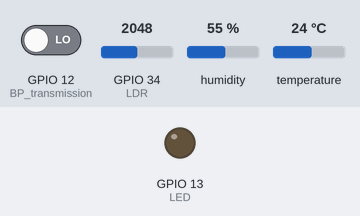
This program was run on a simulated ESP32. Shown: output pins drawn as LEDs (lit = HIGH). Dashed ring = blinking. The inputs (shaded band) are chosen by the test bench; at power-on: GPIO 12 (BP_transmission) LOW, GPIO 34 (LDR) = 2048, humidity 55 %, temperature 24 °C. WiFi joins after 1.5 s; servers stay silent unless stated; uploads are accepted with an empty reply; what the program prints to the serial monitor is not drawn.

Above: at 2.7 s.
2.8 s: GPIO 12 (BP_transmission) driven HIGH
At 3.09 s:
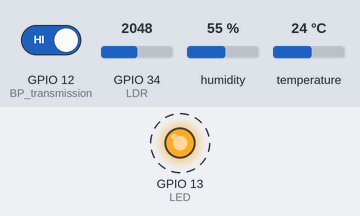
5.8 s: GPIO 12 (BP_transmission) driven LOW
At 7.4 s:
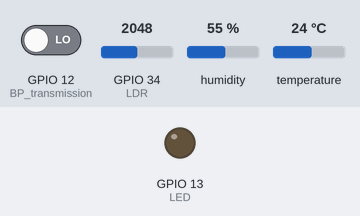
Timing chart, 0 to 8.9 s (numbered marks = the images above; inputs shaded):
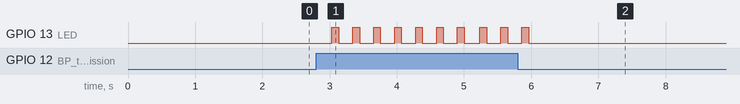

Measured:
- after the input at 2.8 s, GPIO 13 (LED): alternates HIGH for 0.10 s and LOW for 0.21 s, starting after 0.23 s
- after the input at 5.8 s, GPIO 13 (LED): goes on until 6.0 s, then stays LOW

The program:

main.cpp
```cpp
#include <WiFi.h>
#include <HTTPClient.h>
#include <FS.h>
#include <DHT.h>
#include <DHT_U.h>
#define DHT11PIN 26
#define LED 13
DHT dht(DHT11PIN, DHT11);
// Variable LDR, BP

#define LDR 34
#define BP_transmission 12
// prototype

void sendData(String params);

//parametre de connexion
const char *ssid = "LAPTOP_T";
const char *password = "TIMON123";
String GOOGLE_SCRIPT_ID = "AKfycbwsLcjwgWjdBf4OPZcWdkuR6wUbuui6iLykJHEgG75SVDgdXqlh-x7jmWwHyq1DbZJk";

const char * root_ca=\
"-----BEGIN CERTIFICATE-----\n" \
"MIIFVzCCAz+gAwIBAgINAgPlk28xsBNJiGuiFzANBgkqhkiG9w0BAQwFADBHMQsw\n" \
"CQYDVQQGEwJVUzEiMCAGA1UEChMZR29vZ2xlIFRydXN0IFNlcnZpY2VzIExMQzEU\n" \
"MBIGA1UEAxMLR1RTIFJvb3QgUjEwHhcNMTYwNjIyMDAwMDAwWhcNMzYwNjIyMDAw\n" \
"MDAwWjBHMQswCQYDVQQGEwJVUzEiMCAGA1UEChMZR29vZ2xlIFRydXN0IFNlcnZp\n" \
"Y2VzIExMQzEUMBIGA1UEAxMLR1RTIFJvb3QgUjEwggIiMA0GCSqGSIb3DQEBAQUA\n" \
"A4ICDwAwggIKAoICAQC2EQKLHuOhd5s73L+UPreVp0A8of2C+X0yBoJx9vaMf/vo\n" \
"27xqLpeXo4xL+Sv2sfnOhB2x+cWX3u+58qPpvBKJXqeqUqv4IyfLpLGcY9vXmX7w\n" \
"Cl7raKb0xlpHDU0QM+NOsROjyBhsS+z8CZDfnWQpJSMHobTSPS5g4M/SCYe7zUjw\n" \
"TcLCeoiKu7rPWRnWr4+wB7CeMfGCwcDfLqZtbBkOtdh+JhpFAz2weaSUKK0Pfybl\n" \
"qAj+lug8aJRT7oM6iCsVlgmy4HqMLnXWnOunVmSPlk9orj2XwoSPwLxAwAtcvfaH\n" \
"szVsrBhQf4TgTM2S0yDpM7xSma8ytSmzJSq0SPly4cpk9+aCEI3oncKKiPo4Zor8\n" \
"Y/kB+Xj9e1x3+naH+uzfsQ55lVe0vSbv1gHR6xYKu44LtcXFilWr06zqkUspzBmk\n" \
"MiVOKvFlRNACzqrOSbTqn3yDsEB750Orp2yjj32JgfpMpf/VjsPOS+C12LOORc92\n" \
"wO1AK/1TD7Cn1TsNsYqiA94xrcx36m97PtbfkSIS5r762DL8EGMUUXLeXdYWk70p\n" \
"aDPvOmbsB4om3xPXV2V4J95eSRQAogB/mqghtqmxlbCluQ0WEdrHbEg8QOB+DVrN\n" \
"VjzRlwW5y0vtOUucxD/SVRNuJLDWcfr0wbrM7Rv1/oFB2ACYPTrIrnqYNxgFlQID\n" \
"AQABo0IwQDAOBgNVHQ8BAf8EBAMCAYYwDwYDVR0TAQH/BAUwAwEB/zAdBgNVHQ4E\n" \
"FgQU5K8rJnEaK0gnhS9SZizv8IkTcT4wDQYJKoZIhvcNAQEMBQADggIBAJ+qQibb\n" \
"C5u+/x6Wki4+omVKapi6Ist9wTrYggoGxval3sBOh2Z5ofmmWJyq+bXmYOfg6LEe\n" \
"QkEzCzc9zolwFcq1JKjPa7XSQCGYzyI0zzvFIoTgxQ6KfF2I5DUkzps+GlQebtuy\n" \
"h6f88/qBVRRiClmpIgUxPoLW7ttXNLwzldMXG+gnoot7TiYaelpkttGsN/H9oPM4\n" \
"7HLwEXWdyzRSjeZ2axfG34arJ45JK3VmgRAhpuo+9K4l/3wV3s6MJT/KYnAK9y8J\n" \
"ZgfIPxz88NtFMN9iiMG1D53Dn0reWVlHxYciNuaCp+0KueIHoI17eko8cdLiA6Ef\n" \
"MgfdG+RCzgwARWGAtQsgWSl4vflVy2PFPEz0tv/bal8xa5meLMFrUKTX5hgUvYU/\n" \
"Z6tGn6D/Qqc6f1zLXbBwHSs09dR2CQzreExZBfMzQsNhFRAbd03OIozUhfJFfbdT\n" \
"6u9AWpQKXCBfTkBdYiJ23//OYb2MI3jSNwLgjt7RETeJ9r/tSQdirpLsQBqvFAnZ\n" \
"0E6yove+7u7Y/9waLd64NnHi/Hm3lCXRSHNboTXns5lndcEZOitHTtNCjv0xyBZm\n" \
"2tIMPNuzjsmhDYAPexZ3FL//2wmUspO8IFgV6dtxQ/PeEMMA3KgqlbbC1j+Qa3bb\n" \
"bP6MvPJwNQzcmRk13NfIRmPVNnGuV/u3gm3c\n" \
"-----END CERTIFICATE-----\n";


WiFiClientSecure client;

void setup() {
  Serial.begin(115200);
  pinMode(LED, OUTPUT);
  pinMode(BP_transmission, INPUT_PULLDOWN);
  digitalWrite(LED,LOW);
  delay(10);
  dht.begin();
  WiFi.mode(WIFI_STA);
  WiFi.begin(ssid, password);
  Serial.println("Started");
  Serial.print("Connecting");
  while (WiFi.status() != WL_CONNECTED) {
    delay(500);
    Serial.print(".");
  }
  randomSeed(analogRead(0));
  Serial.println("TP3 GoogleSheets ready...");
}

unsigned long lastTime = 0;
unsigned long timerDelay = 10000;
String strTemp, strHum, strldr, strParameter;
//fonction pour envoyer les donnes sur google sheets
void sendData(String params) {

  HTTPClient http;
  String url="https://script.google.com/macros/s/"+GOOGLE_SCRIPT_ID+"/exec?"+params;
  Serial.println(url);
  Serial.println("Making a request");
  // Your Domain name with URL path or IP address with path
  http.begin(url, root_ca); //Specify the URL and certificate
  // Send HTTP GET request
  int httpCode = http.GET();
  if (httpCode > 0) {
    Serial.print("HTTP Response code: ");
    Serial.println(httpCode);
    String payload = http.getString();
    Serial.println(payload);
  }
  else {
    Serial.print("Error code: ");
    Serial.println(httpCode);
  }
  // Free resources
  http.end();
}
void loop() {
  //Send an HTTP POST request every delay

    //Check WiFi connection status
    //appuie sur le bouton pour envoyer les donnees
    if(WiFi.status()== WL_CONNECTED && digitalRead(BP_transmission) == HIGH){
      strTemp = String(dht.readTemperature());
      strTemp.replace(".",",");
      strHum = String(dht.readHumidity());
      strHum.replace(".",",");
      strldr= String(map(analogRead(LDR),0,4095,0,100));
      Serial.println(strTemp);
      Serial.println(strHum);
      strParameter = "temperature=" + strTemp + "&humidity=" + strHum + "&ldr=" + strldr ;
      Serial.println(analogRead(LDR));
      sendData(strParameter);
      digitalWrite(LED,HIGH);
      delay(100);
      digitalWrite(LED,LOW);
    }

    lastTime = millis();
  }
```
